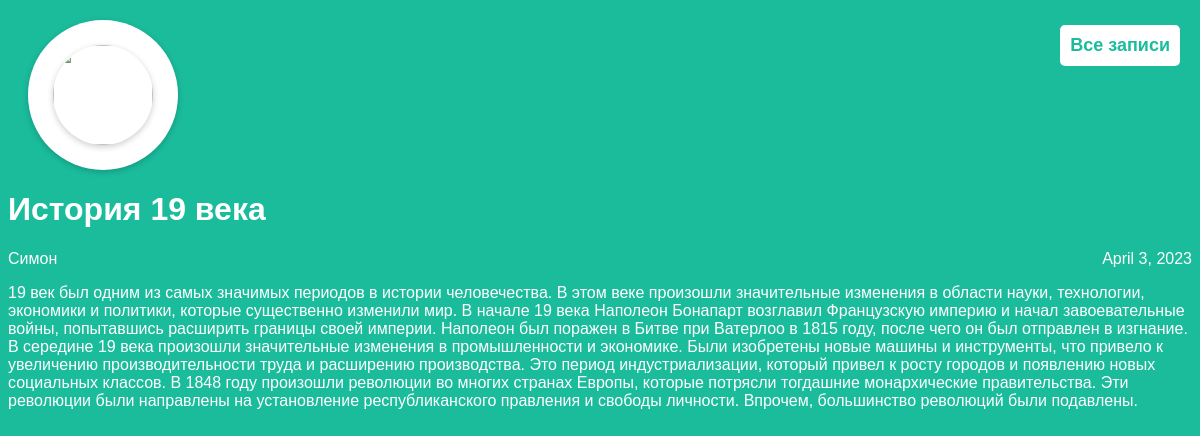
The app's page /article/2 with its own data.
### articles/models.py (models this page shows, shortened)
class Article(models.Model):
    title = models.CharField(max_length=200)
    author = models.ForeignKey(User, on_delete=models.CASCADE)
    text = models.TextField()
    created_date = models.DateField(auto_now_add=True)
    def get_excerpt(self):
        return self.text[:1000] + "..." if len(self.text) > 1000 else self.text

### articles/views.py (the view)
# urls.py: re_path(r'^article/(?P<article_id>\d+)$', views.get_article, name='get_article'),
def get_article(request, article_id):
    try:
        post = Article.objects.get(id=article_id)
        return render(request, 'article.html', {"post": post})
    except Article.DoesNotExist:
        raise Http404

### articles/templates/article.html (shortened to what this page needs)
<!DOCTYPE html>
<html lang="en">
<head>
    <link rel="stylesheet" href="{{ STATIC_URL }}/static/article.css">
</head>
<body class="article">
<div class="header">
    <div class="logo-container">
        <img class="logo" src="https://thumbs.dreamstime.com/b/логотип-талисмана-банана-100374728.jpg" />
    </div>
    <a href="/archive/"><h2 class="register-link">Все записи</h2></a>
</div>
<div class="one-post">
    <h1 class="post-title">{{ post.title }}</h1>
    <div class="article-info">
        <div class="article-author">{{ post.author.username }}</div>
        <div class="article-created-date">{{ post.created_date }}</div>
    </div>
    <p class="article-text">{{ post.get_excerpt }}</p>
</div>
</body>
</html>

### articles/static/article.css (style rules this page uses)
body { background: #1abc9c; font-family: Tahoma, Arial, sans-serif; color: #ffffff; }
.article-author { width: 50%; float: left; }
.article-created-date { text-align: right; }
a { text-decoration: none; color: #ffffff; }
.register-link { position: absolute; top: 10px; right: 20px; padding: 10px; background-color: #fff; color: #1abc9c; font-size: 18px; text-decoration: none; border: none; border-radius: 5px; }
.logo-container { display: flex; justify-content: center; align-items: center; height: 150px; width: 150px; border-radius: 50%; background-color: #ffffff; box-shadow: 0px 2px 6px rgba(0, 0, 0, 0.2); margin: 20px; }
.logo { height: 100px; width: 100px; border-radius: 50%; object-fit: cover; object-position: center; box-shadow: 0px 2px 6px rgba(0, 0, 0, 0.2); }

### records on screen
Article: title "История 19 века", author.username "Симон", created_date "April 3, 2023", get_excerpt "19 век был одним из самых значимых периодов в истории человечества. В этом веке произошли значительные изменения в области науки, технологии, экономики и политики, которые существенно изменили мир. В начале 19 века Наполеон Бонапарт возглавил Французскую империю и начал завоевательные войны, попытавшись расширить границы своей империи. Наполеон был поражен в Битве при Ватерлоо в 1815 году, после чего он был отправлен в изгнание. В середине 19 века произошли значительные изменения в промышленности и экономике. Были изобретены новые машины и инструменты, что привело к увеличению производительности труда и расширению производства. Это период индустриализации, который привел к росту городов и…"
